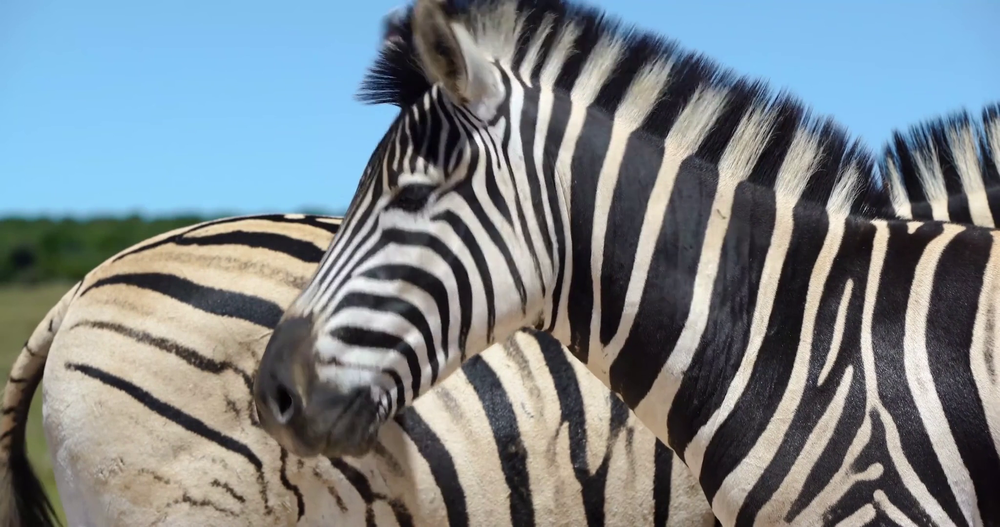
#> input picture frames_extraidos_frame_10/Video B- Naturaleza_frame_10.png, 1000 x 527 px, shrunk from 2048 x 1080 before the run
$ python RuidoContraste.py   (older library calls are emulated)
#> lines starting #> are read from the running program, lines starting #| are printed output that depends on the picture; after the words box and inside, x2 and y2 are one past the last pixel; in counts of white or black regions, pixels touching at a corner belong together
import cv2
import numpy as np
import pandas as pd
import os
import tkinter as tk
from tkinter import filedialog
from scipy import stats as sp_stats
from scipy.stats import entropy as scipy_entropy
import mahotas
# --- ¡NUEVA IMPORTACIÓN! ---
import matplotlib.pyplot as plt

# --- ¡NUEVO! OBTENER RUTA DEL SCRIPT ---
# Esto nos da la ruta absoluta de la carpeta donde se está ejecutando este script.
# Todos los archivos (Excel, PNGs) se guardarán aquí.
BASE_DIR = os.path.dirname(os.path.abspath(__file__))


# --- ¡NUEVA FUNCIÓN PARA GUARDAR HISTOGRAMAS! ---
def guardar_histograma_comparativo(gris_o, gris_m, frame_num, ruta_salida_plot):
    """
    Calcula, dibuja y guarda un gráfico comparativo de los histogramas
    de las dos imágenes en escala de grises.
    """
    try:
        # 1. Calcular histogramas para cada imagen
        # Parámetros: [imagen], [canal], [máscara], [bins], [rango]
        hist_o = cv2.calcHist([gris_o], [0], None, [256], [0, 256])
        hist_m = cv2.calcHist([gris_m], [0], None, [256], [0, 256])

        # 2. Crear la figura del gráfico
        plt.figure(figsize=(10, 6))

        # 3. Dibujar ambos histogramas
        plt.plot(hist_o, color='blue', label=f'Original (Frame {frame_num})', alpha=0.7)
        plt.plot(hist_m, color='red', label=f'Mejorado (Frame {frame_num})', alpha=0.7, linestyle='--')

        # 4. Añadir títulos y etiquetas
        plt.title(f'Histograma Comparativo - Frame {frame_num}')
        plt.xlabel('Nivel de Gris (0 = Negro, 255 = Blanco)')
        plt.ylabel('Cantidad de Píxeles')
        plt.legend()  # Muestra las etiquetas 'Original' y 'Mejorado'
        plt.grid(True, linestyle=':', alpha=0.6)
        plt.xlim([0, 256]) # Asegura que el eje X vaya de 0 a 256
        plt.gca().get_yaxis().set_major_formatter(
            plt.FuncFormatter(lambda x, p: format(int(x), ','))
        ) # Formatea el eje Y con comas (ej: 1,000)

        # 5. Guardar la figura en un archivo PNG
        plt.savefig(ruta_salida_plot)

        # 6. Cerrar la figura para liberar memoria (importante en bucles)
        plt.close()

    except Exception as e:
        print(f"  ❌ Error al generar histograma para frame {frame_num}: {e}")

# --- Funciones de Métricas (Sin cambios) ---

def calcular_media(imagen_gris):
    return np.mean(imagen_gris)

def calcular_varianza(imagen_gris):
    return np.var(imagen_gris)

def calcular_curtosis(imagen_gris):
    return sp_stats.kurtosis(imagen_gris, axis=None)

def calcular_entropia(imagen_gris):
    _, counts = np.unique(imagen_gris.ravel(), return_counts=True)
    return scipy_entropy(counts, base=2)

def calcular_energia_pixeles(imagen_gris):
    return np.sum(imagen_gris.astype('float64')**2)

def calcular_densidad_bordes(imagen_gris):
    bordes = cv2.Canny(imagen_gris, 100, 200)
    return (np.sum(bordes > 0) / imagen_gris.size) * 100

def calcular_contraste_textura(imagen_gris):
    try:
        features = mahotas.features.haralick(imagen_gris).mean(axis=0)
        return features[1] # Contraste
    except ValueError as e:
        print(f"  Advertencia en Mahotas (textura): {e}. Devolviendo 0.")
        return 0

# --- FUNCIÓN PRINCIPAL (MODIFICADA) ---
def analizar_videos(path_original, path_mejorado, frame_numbers, output_dir):
    """
    Analiza y compara fotogramas, guardando métricas y plots de histogramas
    en la carpeta 'output_dir'.
    """

    if not os.path.exists(path_original):
        print(f"Error: No se encontró el video original en {path_original}")
        return None
    if not os.path.exists(path_mejorado):
        print(f"Error: No se encontró el video mejorado en {path_mejorado}")
        return None

    cap_orig = cv2.VideoCapture(path_original)
    cap_mej = cv2.VideoCapture(path_mejorado)

    if not cap_orig.isOpened() or not cap_mej.isOpened():
        print("Error al abrir los archivos de video.")
        return None

    resultados = []

    try:
        for frame_num in frame_numbers:
            print(f"Procesando fotograma {frame_num}...")

            cap_orig.set(cv2.CAP_PROP_POS_FRAMES, frame_num)
            cap_mej.set(cv2.CAP_PROP_POS_FRAMES, frame_num)

            ret_o, frame_o = cap_orig.read()
            ret_m, frame_m = cap_mej.read()

            if not ret_o or not ret_m:
                print(f"Advertencia: No se pudo leer el fotograma {frame_num} de uno o ambos videos.")
                continue

            gris_o = cv2.cvtColor(frame_o, cv2.COLOR_BGR2GRAY)
            gris_m = cv2.cvtColor(frame_m, cv2.COLOR_BGR2GRAY)

            if gris_o.shape != gris_m.shape:
                print(f"Error: Los fotogramas {frame_num} tienen dimensiones diferentes. "
                      f"Original: {gris_o.shape}, Mejorado: {gris_m.shape}")
                print("Las métricas no son comparables. Abortando.")
                return None

            # --- ¡NUEVO! GENERAR Y GUARDAR HISTOGRAMA ---
            # 1. Definir el nombre del archivo de salida para el plot
            plot_filename = f"histograma_comparativo_frame_{frame_num}.png"
            # 2. Crear la ruta completa usando el directorio base
            ruta_salida_plot = os.path.join(output_dir, plot_filename)
            # 3. Llamar a la función que crea y guarda el gráfico
            guardar_histograma_comparativo(gris_o, gris_m, frame_num, ruta_salida_plot)
            print(f"  ... Histograma guardado en: {plot_filename}")

            # --- Cálculo de métricas (sin cambios) ---
            metricas_o = {
                'video': 'original', 'frame': frame_num, 'media': calcular_media(gris_o),
                'varianza': calcular_varianza(gris_o), 'curtosis': calcular_curtosis(gris_o),
                'entropia': calcular_entropia(gris_o), 'energia': calcular_energia_pixeles(gris_o),
                'densidad_bordes': calcular_densidad_bordes(gris_o),
                'contraste_textura': calcular_contraste_textura(gris_o),
            }
            resultados.append(metricas_o)

            metricas_m = {
                'video': 'mejorado', 'frame': frame_num, 'media': calcular_media(gris_m),
                'varianza': calcular_varianza(gris_m), 'curtosis': calcular_curtosis(gris_m),
                'entropia': calcular_entropia(gris_m), 'energia': calcular_energia_pixeles(gris_m),
                'densidad_bordes': calcular_densidad_bordes(gris_m),
                'contraste_textura': calcular_contraste_textura(gris_m),
            }
            resultados.append(metricas_m)

    finally:
        cap_orig.release()
        cap_mej.release()
        print("Análisis completado. Liberando videos.")

    df = pd.DataFrame(resultados)
    df_pivot = df.pivot(index='frame', columns='video')
    df_pivot = df_pivot.swaplevel(0, 1, axis=1).sort_index(axis=1)

    return df_pivot

# --- EJECUCIÓN DEL SCRIPT (MODIFICADO) ---

if __name__ == "__main__":

    root = tk.Tk()
    root.withdraw()

    print("Abriendo explorador para seleccionar el VIDEO ORIGINAL...")
    PATH_VIDEO_ORIGINAL = filedialog.askopenfilename(
        title="Selecciona el VIDEO ORIGINAL",
        filetypes=[("Archivos de video", "*.mp4 *.avi *.mov *.mkv"), ("Todos los archivos", "*.*")]
    )
#> the answer given: ../frames_extraidos_frame_10/Video B- Naturaleza_frame_10.png

    if not PATH_VIDEO_ORIGINAL:
        print("Operación cancelada. No se seleccionó video original.")
    else:
        print(f"Video original seleccionado: {PATH_VIDEO_ORIGINAL}")

        print("Abriendo explorador para seleccionar el VIDEO MEJORADO...")
        PATH_VIDEO_MEJORADO = filedialog.askopenfilename(
            title="Selecciona el VIDEO MEJORADO",
            filetypes=[("Archivos de video", "*.mp4 *.avi *.mov *.mkv"), ("Todos los archivos", "*.*")]
        )
#> the answer given: ../frames_extraidos_frame_10/Video B- Naturaleza_frame_10.png

        if not PATH_VIDEO_MEJORADO:
            print("Operación cancelada. No se seleccionó video mejorado.")
        else:
            print(f"Video mejorado seleccionado: {PATH_VIDEO_MEJORADO}")

            FRAMES_A_EVALUAR = [10, 15, 20, 25, 30]

            print("\nIniciando análisis de métricas de video...")

            pd.set_option('display.float_format', '{:.4f}'.format)
            pd.set_option('display.width', 1000)

            # ¡MODIFICADO! Pasamos el BASE_DIR a la función
            tabla_resultados = analizar_videos(
                PATH_VIDEO_ORIGINAL,
                PATH_VIDEO_MEJORADO,
                FRAMES_A_EVALUAR,
                BASE_DIR  # <--- ¡Aquí está la magia!
            )
#> the loop in analizar_videos, `for frame_num in frame_numbers:` made 1 pass
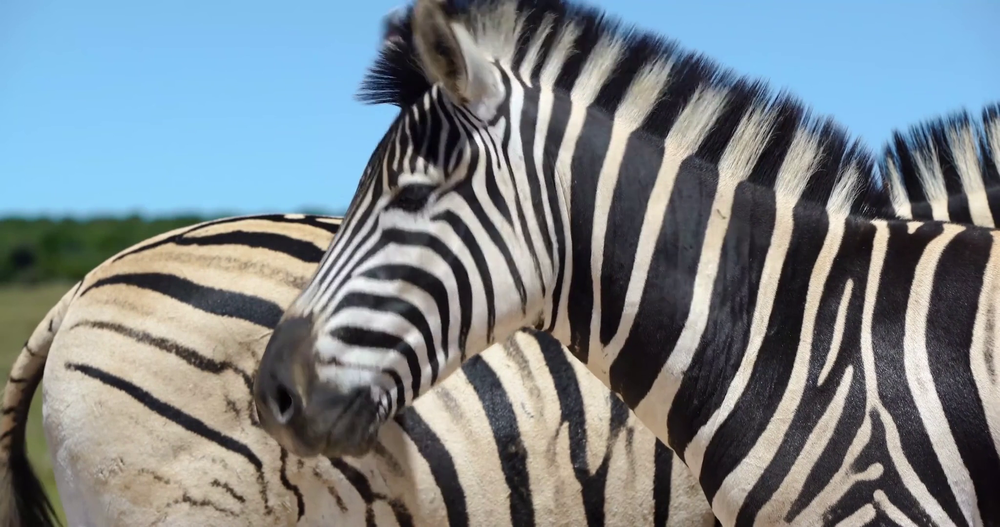
#> input picture frames_extraidos_frame_10/Video B- Naturaleza_frame_10.png, 1000 x 527 px, shrunk from 2048 x 1080 before the run
#> pass 1, in analizar_videos, `gris_o = cv2.cvtColor(frame_o, cv2.COLOR_BGR2GRAY)`:
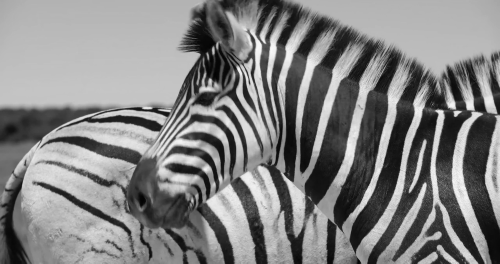
#> gris_o: shape (527, 1000) (shown at 1/2 size); min 1, max 252, mean 130.1
#> pass 1, in guardar_histograma_comparativo, `plt.savefig(ruta_salida_plot)`:
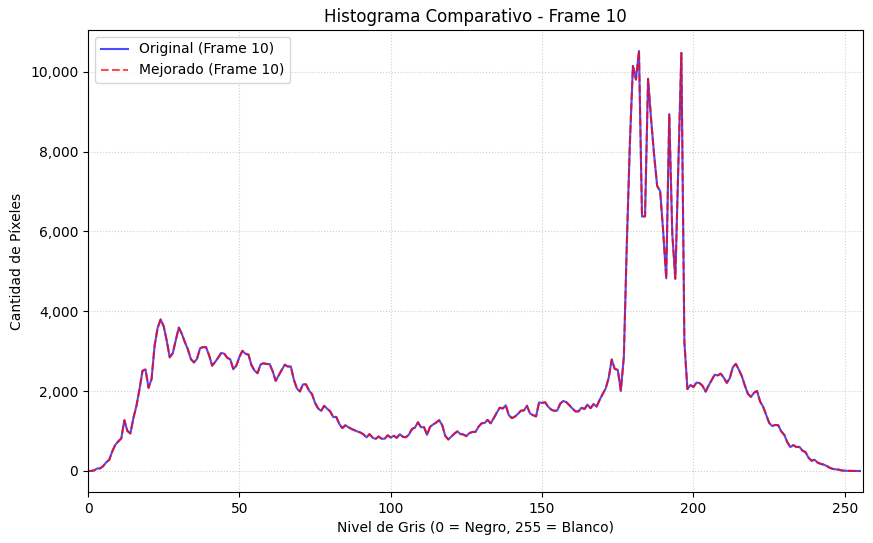
#> figure drawn by matplotlib, 1 panel; curve peaks at x = 182, y = 10518; curve peaks at x = 182, y = 10518
#> pass 1, in calcular_densidad_bordes, `bordes = cv2.Canny(imagen_gris, 100, 200)`:
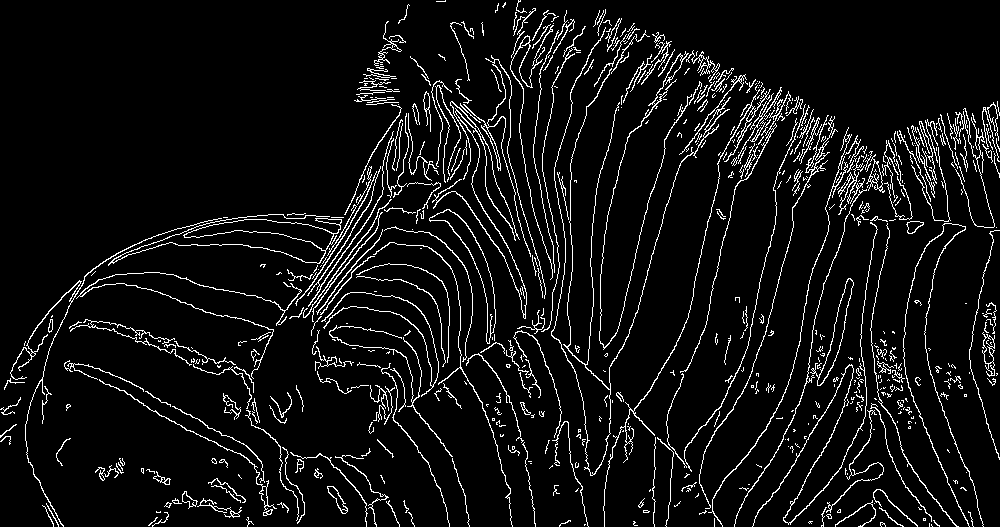
#> bordes: shape (527, 1000); 6.7% white in thin lines or dots
#> in analizar_videos, frame_m is the input picture: shape (527, 1000, 3); mean B, G, R 137.9, 132.3, 122.7
#> after the loop in analizar_videos, `for frame_num in frame_numbers:`: resultados = []
#> (the run stopped early here; a loop or call above may not have finished)
